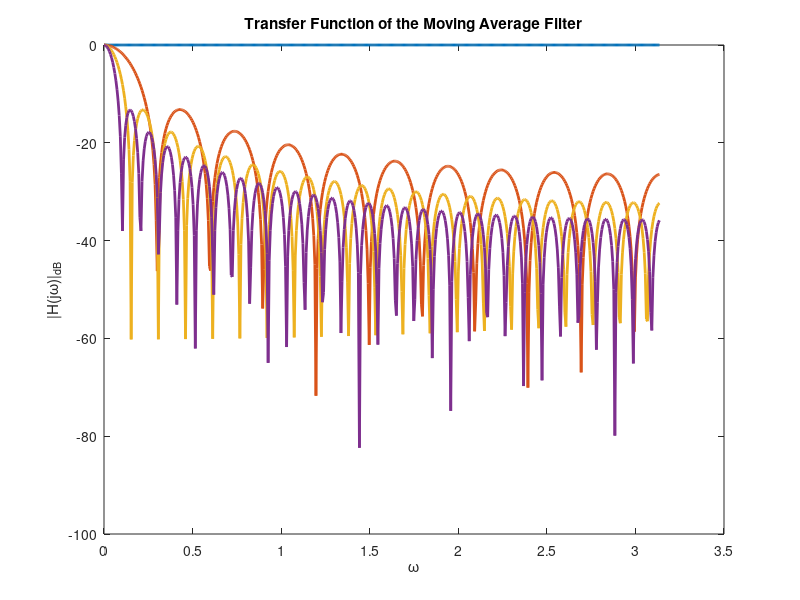

The MATLAB script that drew this image: (Note: this script raises an error after producing the figure.)
close all
clear
clc

addpath('Inputs')
addpath('Outputs')
addpath('Sources')


%% Analysis

L = 1 : 20 : 61;

figure
for i = 1 : length(L)
    b = ones(1, L(i)) / L(i); % Numerator coefficients of filter transfer function
    a = 1;                    % Denominator coefficients of filter transfer function
    
    [transfer_function, omega] = freqz(b, a);
    
    plot(omega, 20 * log10(abs(transfer_function)), 'linewidth', 2)
    hold on
end
hold off
title('Transfer Function of the Moving Average Filter')
xlabel('\omega')
ylabel('|H(j\omega)|_{dB}')
legend(split(int2str(L)))


%% Example (Data filtering)

number_of_points = 500;
sigma = number_of_points / 5;
axis_temporal = (0 : number_of_points - 1);
x = exp(-axis_temporal.^2 / (2 * sigma^2)); % Real signal
noise = 0.1 * (rand(size(x)) - 0.5);
y = x + noise; % Observation

figure
plot(x, 'linewidth', 2)
hold on
plot(y, 'linewidth', 2)

L = 1 : 5 : 21;

for i = 1 : length(L)
    b = ones(1, L(i)) / L(i); % Numerator coefficients of filter transfer function
    a = 1;                    % Denominator coefficients of filter transfer function
    
    z = filter(b, a, y);
    plot(z, 'linewidth', 2)
end                 
hold off
title('Moving Average Filtering')
xlabel('t')
legend([{'Real signal (x)'}; {'Observation (y)'}; split(int2str(L))])






















